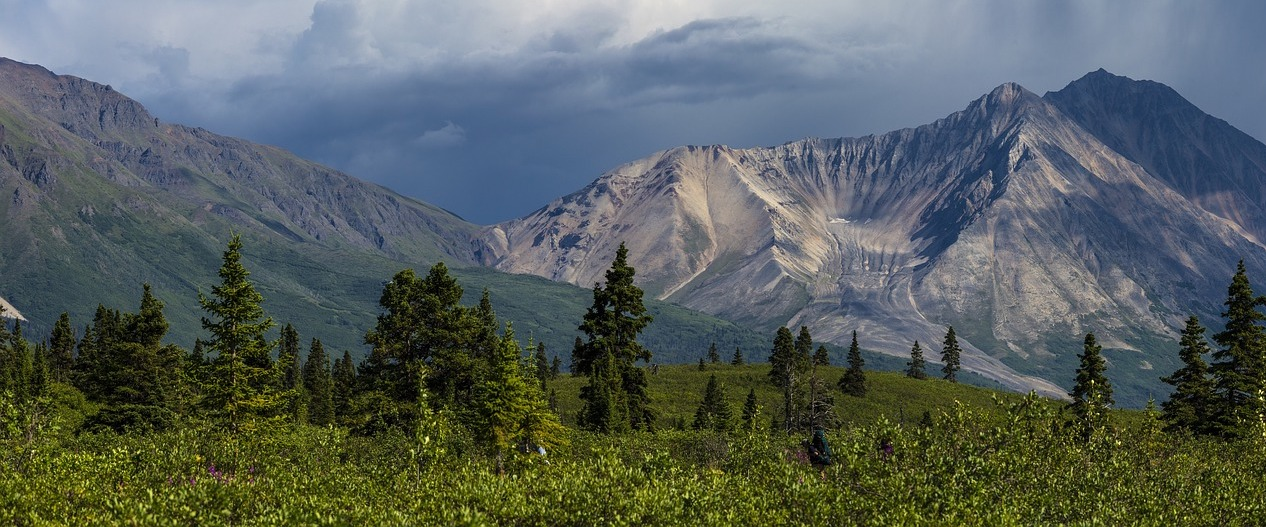
#> input picture img1.jpg, 1266 x 527 px
$ jupyter execute Panaroma.ipynb
#> lines starting #> are read from the running program, lines starting #| are printed output that depends on the picture
#> further down, i1 is the input picture: shape (527, 1266, 3); mean B, G, R 93.8, 96.7, 87.5
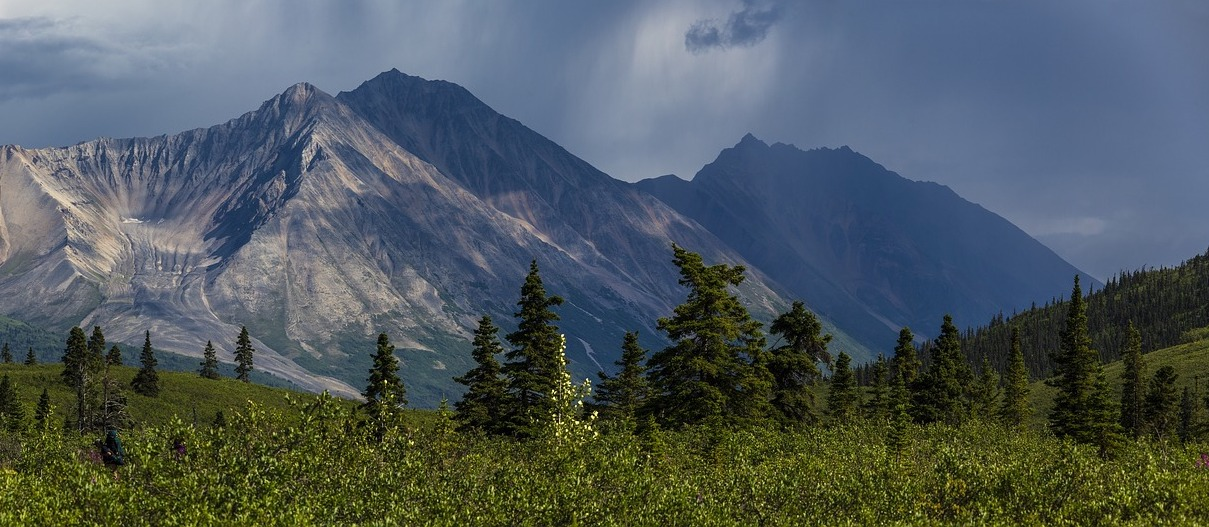
#> input picture img2.jpg, 1209 x 527 px
#> further down, i2 is the input picture: shape (527, 1209, 3); mean B, G, R 93.3, 89.9, 79.3
[cell 1]
import cv2
import numpy as np
from google.colab.patches import cv2_imshow

class Panaroma_Creation():
  def Panaroma_Stiching(self,images):
      #Detect Keypoints and descriptors in each image
      s=cv2.SIFT_create()
      key=[]
      des=[]
      for img in images:
        if img is None:
          print("Error Image Not Loaded")
          return None

        if img.dtype!=np.uint8:
          print("Error Image has Incorrect Depth . Expected CV_8U")
          return None

        k,d=s.detectAndCompute(img,None)
        key.append(k)
        des.append(d.astype(np.float32))
#> this loop made 2 passes
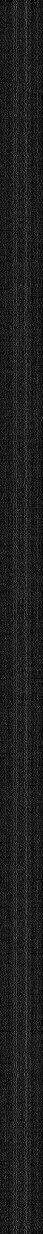
#> d: shape (3702, 128) float32 (shown at 1/3 size); min 0, max 204, mean 30.1
#> after the loop, des = 2 items; key = 2 items

      #Match Descriptors between images using FLANN
      #FLANN-Fast Library for Approximate Nearest Neighbours
      #index=dict(algorithm=6,table_number=6,key_size=12,multi_probe_level=2)
      #search=dict(checks=50)
      #f=cv2.FlannBasedMatcher(index,search)
      #matches=f.knnMatch(des[0],des[1],k=2)

      #Match Descriptors between images using brute force matcher
      bf=cv2.BFMatcher(cv2.NORM_L2,crossCheck=False)
      matches=bf.knnMatch(des[0],des[1],k=2)
#> matches = 4625 matches

      #Apply ratio test to filter good matches
      good_match=[]
      for i,j in matches:
        if i.distance<0.7*j.distance:
          good_match.append(i)
#> after the loop, good_match = 1545 matches

      #Ensure we Have Atleast 4 corresponding set points
      if len(good_match)<4:
        print("Insuficient matches to complete homography")
        return None

      #Estimate Homography Matrix Between Two Images
      p1=np.array([key[0][m.queryIdx].pt for m in good_match]).reshape(-1,2)
#> p1 = 1545 pairs, first value 344.9 to 1262.5, second value 53.15 to 524.2
      p2=np.array([key[1][m.trainIdx].pt for m in good_match]).reshape(-1,2)
#> p2 = 1545 pairs, first value 3.91 to 672.6, second value 52.94 to 524.2
      h,mask=cv2.findHomography(p1,p2,cv2.RANSAC,ransacReprojThreshold=3)
#> h = [[1, 1.59e-05, -707.1], [2.2e-05, 1, -0.0203], [9.58e-08, 7.82e-08, 1]]; mask = 1545 values, max 1 at index 1, min 0 at index 0, mean 0.999

      #Warp second image to first image
      warped=cv2.warpPerspective(images[1],h,(images[0].shape[1],images[0].shape[0]))
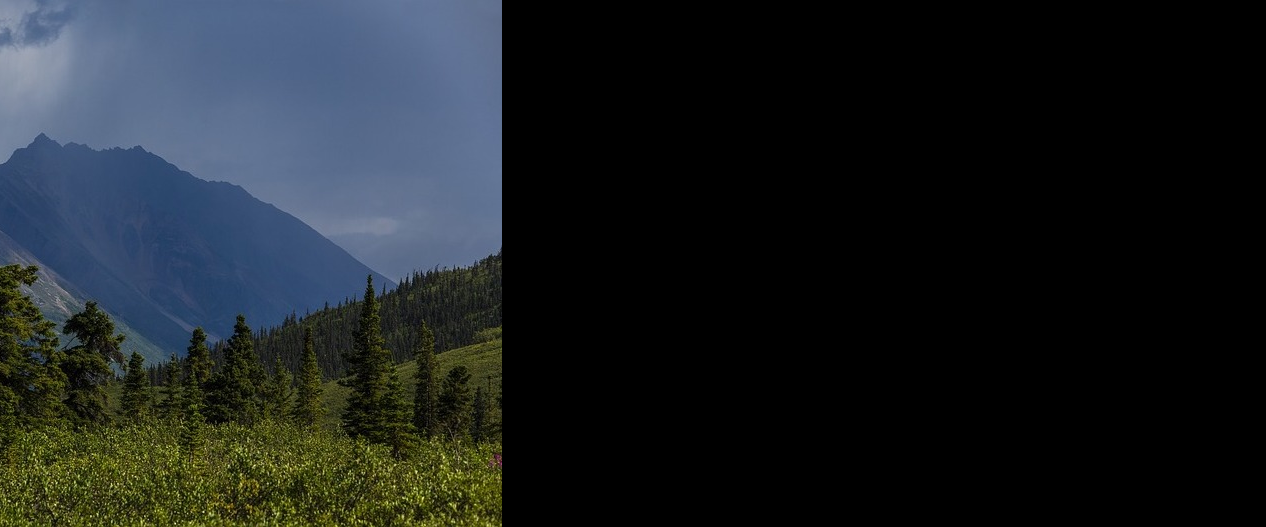
#> warped: shape (527, 1266, 3); mean of channels 0, 1, 2 34.9, 32.4, 27.5; drawn as B, G, R

      #Stich 2 images together
      stiched=np.concatenate((images[0],warped),axis=1)
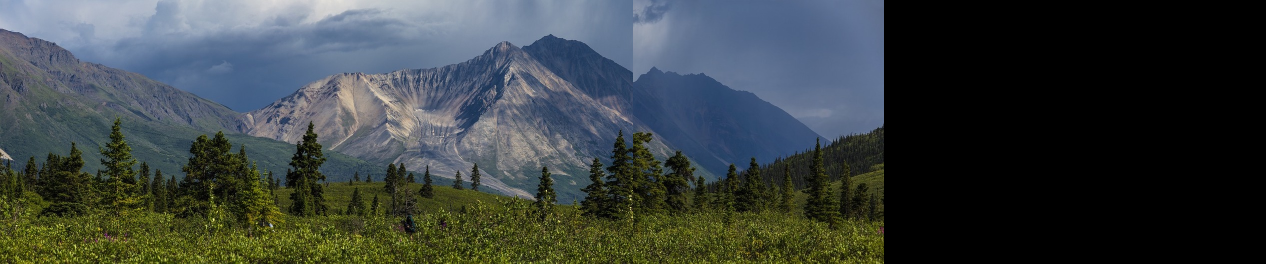
#> stiched: shape (527, 2532, 3) (shown at 1/2 size); mean of channels 0, 1, 2 64.4, 64.6, 57.5; drawn as B, G, R

      return stiched

  def Image_Cropping(self,image):
    #Convert Image to grey Pixels
    gray_img=cv2.cvtColor(image,cv2.COLOR_BGR2GRAY)
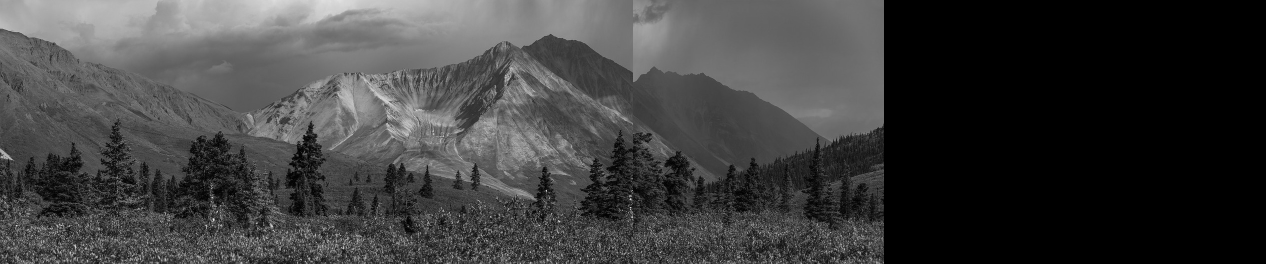
#> gray_img: shape (527, 2532) (shown at 1/2 size); min 0, max 251, mean 62.4

    #Find right boundary of non black region
    rb=gray_img.shape[1]-1
#> rb = 2531
    for col in range(gray_img.shape[1]-1,-1,-1):
      if np.any(gray_img[:,col]!=0):
        rb=col
        break

    cropped_image=image[:,:rb+1]
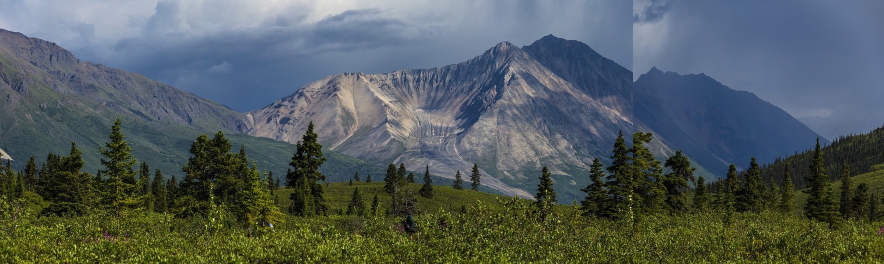
#> cropped_image: shape (527, 1768, 3) (shown at 1/2 size); mean of channels 0, 1, 2 92.2, 92.4, 82.3; drawn as B, G, R
    return cropped_image

p=Panaroma_Creation()
i1=cv2.imread("./img1.jpg")
i2=cv2.imread("./img2.jpg")
result=p.Panaroma_Stiching([i1,i2])
final=p.Image_Cropping(result)
cv2_imshow(final)
cv2.imwrite("./result.jpg",final)
#> Out = True
